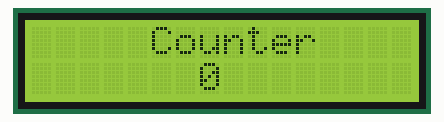
This sketch was run on a simulated Arduino Uno, built with avr-gcc and run on an emulated ATmega328P. Shown: 16×2 character LCD.

Above: at 0.1 s.
At 4.1 s:
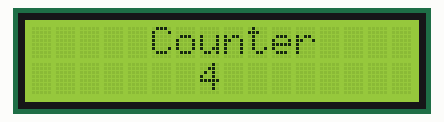
At 9.1 s:
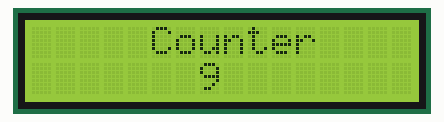
At 19.1 s:
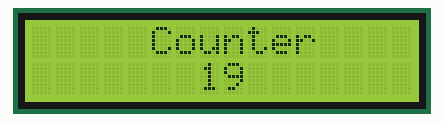
At 28.1 s:
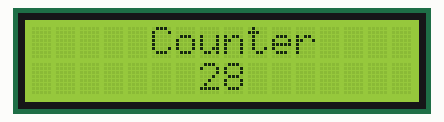
At 38.1 s:
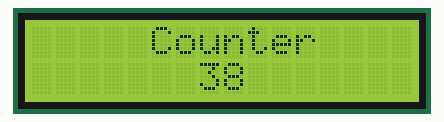

Measured:
- what the display in image 1 shows lasts 1.0 s, from 4.1 s to 5.1 s

The sketch:

contador.ino
```cpp
#include <LiquidCrystal.h>

const int RS = 12;
const int EN = 11;
const int D5 = 5;
const int D4 = 4;
const int D3 = 3;
const int D2 = 2;

int count =0;
LiquidCrystal lcd(RS, EN, D5, D4, D3, D2);

void setup() {
  lcd.begin(16,2);
  }

void loop() {
  lcd.setCursor(5,0);
  lcd.print("Counter");

  for(count = 0; count <= 100; count++) {
    lcd.setCursor(7, 1);
    lcd.print(count);
    delay(1000);
  }

  lcd.clear();
}
```
